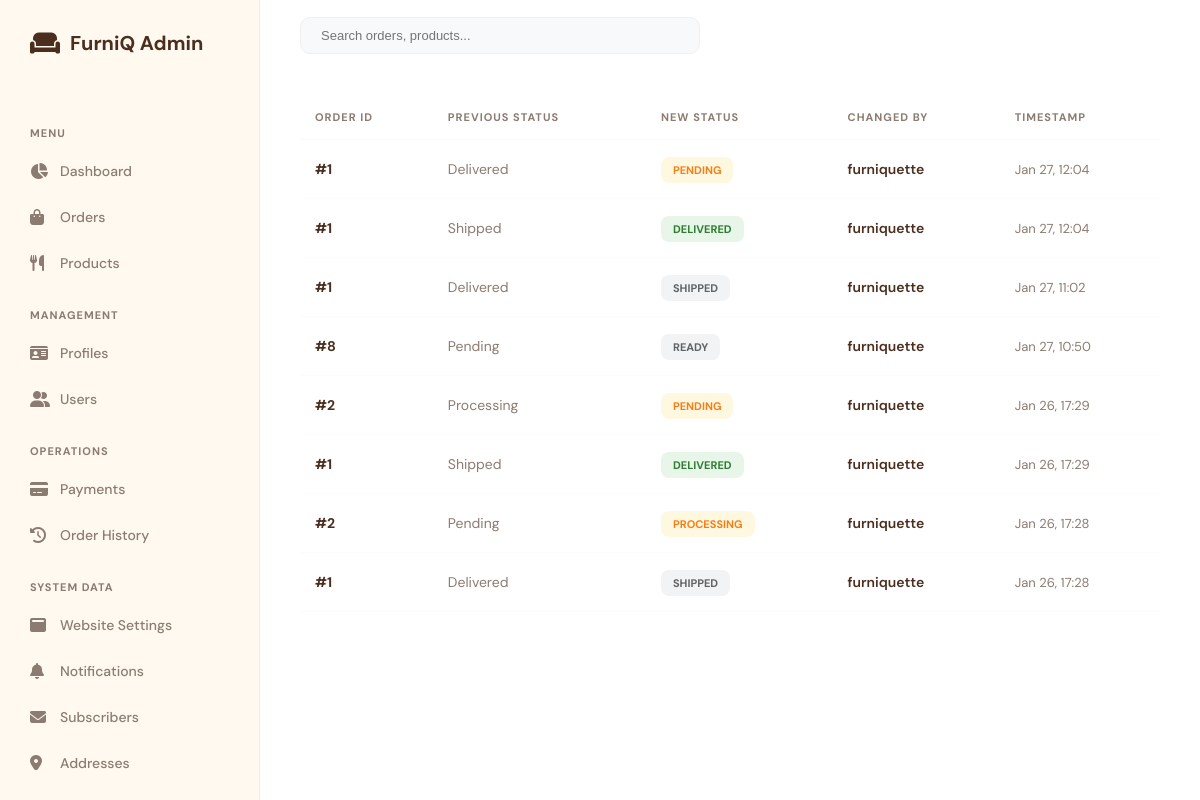
The page /admin-custom/order-history/ (signed in) on the database as committed earlier.
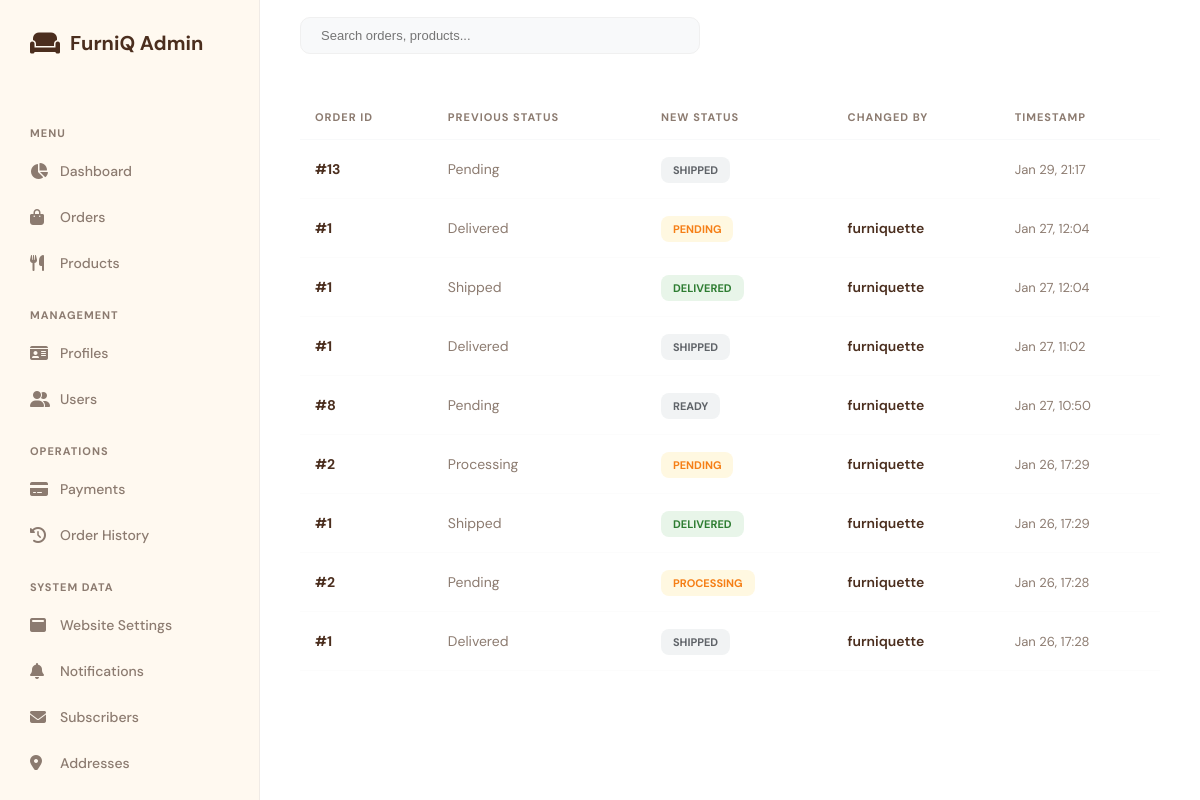
The same page on the database as committed later.
### inventory/models.py (models this page shows, shortened)
class OrderStatusHistory(models.Model):
    order = models.ForeignKey(Order, on_delete=models.CASCADE, related_name='status_history')
    old_status = models.CharField(max_length=20, blank=True, null=True)
    new_status = models.CharField(max_length=20)
    changed_by = models.ForeignKey(User, on_delete=models.SET_NULL, null=True, blank=True)
    changed_at = models.DateTimeField(auto_now_add=True)
    notes = models.TextField(blank=True, null=True)
    class Meta:
        ordering = ['-changed_at']
        verbose_name_plural = 'Order Status Histories'

class Order(models.Model):
    STATUS_CHOICES = [
        ('Pending', 'Pending'),
        ('Confirmed', 'Confirmed'),
        ('Processing', 'Processing'),
        ('Ready', 'Ready for Delivery'),
        ('Shipped', 'Shipped'),
        ('Delivered', 'Delivered'),
        ('Cancelled', 'Cancelled'),
    ]
    customer = models.ForeignKey(User, on_delete=models.CASCADE)
    items_summary = models.TextField() #stores cart detail
    total_price = models.DecimalField(max_digits=10, decimal_places=2)
    order_date = models.DateTimeField(auto_now_add=True)
    delivery_date = models.DateTimeField(default=timezone.now() + timedelta(days=3))
    status = models.CharField(max_length=20, default='Pending', choices=STATUS_CHOICES)
    payment_method = models.CharField(max_length=20, default='COD', choices=[('eSewa', 'eSewa'), ('Khalti', 'Khalti'), ('COD', 'Cash on Delivery')])
    payment_status = models.CharField(max_length=20, default='Pending')
    delivery_address = models.TextField(blank=True, null=True)
    delivery_phone = models.CharField(max_length=15, blank=True, null=True)
    delivery_instructions = models.TextField(blank=True, null=True)
    tracking_number = models.CharField(max_length=50, unique=True, blank=True, null=True)
    estimated_delivery_date = models.DateTimeField(blank=True, null=True)
    assigned_staff = models.ForeignKey(
        User,
        on_delete=models.SET_NULL,
        null=True,
        blank=True,
        limit_choices_to={'is_staff': True},
        related_name='staff_orders'
    )

### custom_admin/views.py (the view)
# urls.py: path('order-history/', views.OrderHistoryListView.as_view(), name='order-history'),
class OrderHistoryListView(AdminMixin, ListView):
    model = OrderStatusHistory
    template_name = 'custom_admin/order_history.html'
    context_object_name = 'history'

### custom_admin/context_processors.py (called while the page is built)
def admin_context(request):
    context = {}
    if request.user.is_authenticated and request.user.is_staff:
        if request.user.is_superuser:
            pending_staff = Profile.objects.filter(
                is_approved=False,
                user__is_staff=True
            ).count()
            context['pending_staff'] = pending_staff
    return context

### custom_admin/views.py (called while the page is built)
    def test_func(self):
        u = self.request.user
        if not u.is_authenticated or not u.is_staff:
            return False
        if u.is_superuser:
            return True
        return hasattr(u, 'profile') and u.profile.is_approved

    def get_context_data(self, **kwargs):
        ctx = super().get_context_data(**kwargs)
        ctx['unread_count'] = Notification.objects.filter(is_read=False).count()
        return ctx

### custom_admin/templates/custom_admin/order_history.html (shortened to what this page needs)
{% extends 'custom_admin/base_admin_custom.html' %}
{% block content %}
<div class="data-card">
    <table>
        <thead><tr><th>Order ID</th><th>Previous Status</th><th>New Status</th><th>Changed By</th><th>Timestamp</th></tr></thead>
        <tbody>
            {% for entry in history %}
            <tr>
                <td><span style="font-weight: 700; color: var(--text-main);">#{{ entry.order.id }}</span></td>
                <td><span style="color: var(--text-muted);">{{ entry.old_status }}</span></td>
                <td>
                    <span class="badge" style="
                    {% if entry.new_status == 'Delivered' %}background: #e8f5e9; color: #2e7d32;
                    {% elif entry.new_status == 'Pending' or entry.new_status == 'Processing' %}background: #fff8e1; color: #f57f17;
                    {% else %}background: #f1f3f4; color: #5f6368;{% endif %}">
                        {{ entry.new_status|upper }}
                    </span>
                </td>
                <td style="font-weight: 600; color: var(--text-main);">{{ entry.changed_by.username }}</td>
                <td style="color: var(--text-muted); font-size: 13px;">{{ entry.changed_at|date:"M d, H:i" }}</td>
            </tr>
            {% endfor %}
        </tbody>
    </table>
</div>
{% endblock %}

Rows that differ between the two databases and show on the page:
added OrderStatusHistory: order.id "13", old_status "Pending", new_status "SHIPPED", changed_at "Jan 29, 21:17"
